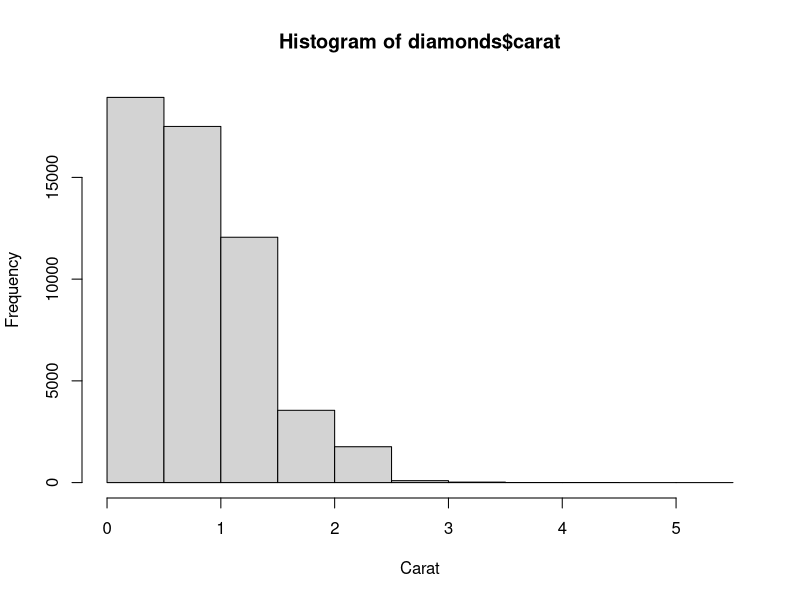
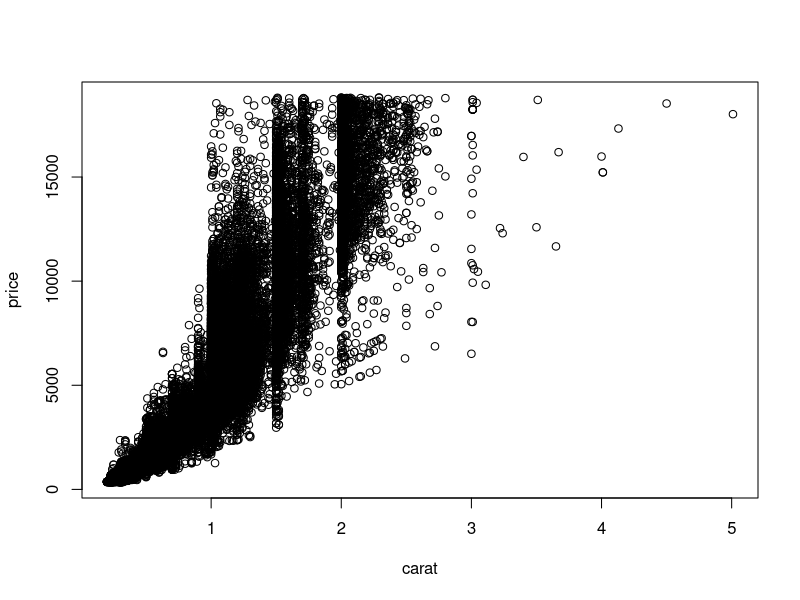
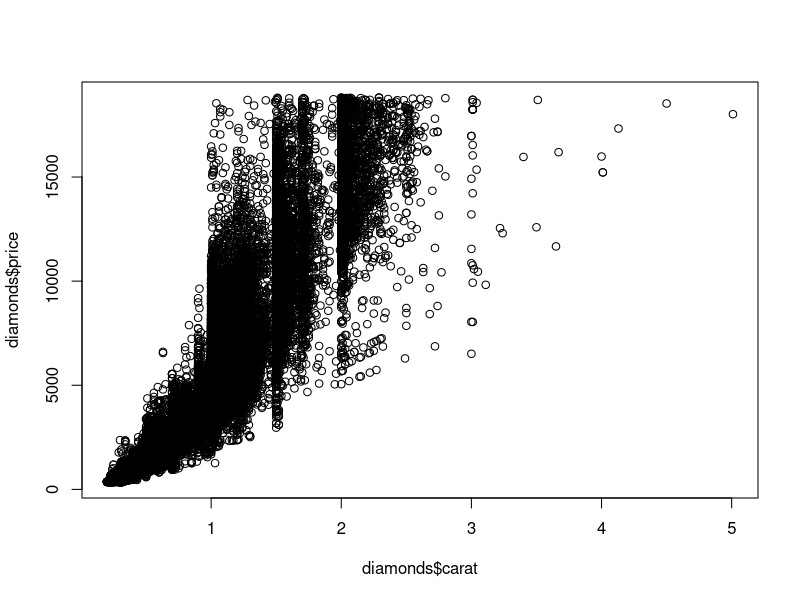
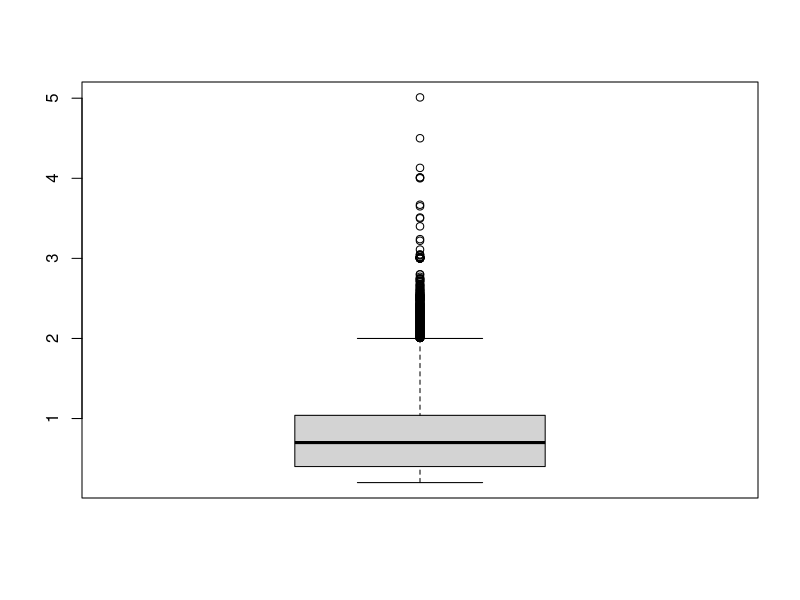

Source code (R) for these figures, in order:
# Read the diamonds data from ggplot2 package
require(ggplot2)
data("diamonds")
head(diamonds)

########################################################
# Base Graphics - Base Histogram, Base Scatterplot, and Boxplot
# 7.1.1. Base Histogram
# Show the distribution of the carat size of diamonds.
hist(diamonds$carat, xlab = "Carat")

# 7.1.2. Base Scatterplot
# Show the price of diamonds against the carat
plot(price ~ carat, data = diamonds)
plot(diamonds$carat, diamonds$price)


# 7.1.3. Boxplot
boxplot(diamonds$carat)
